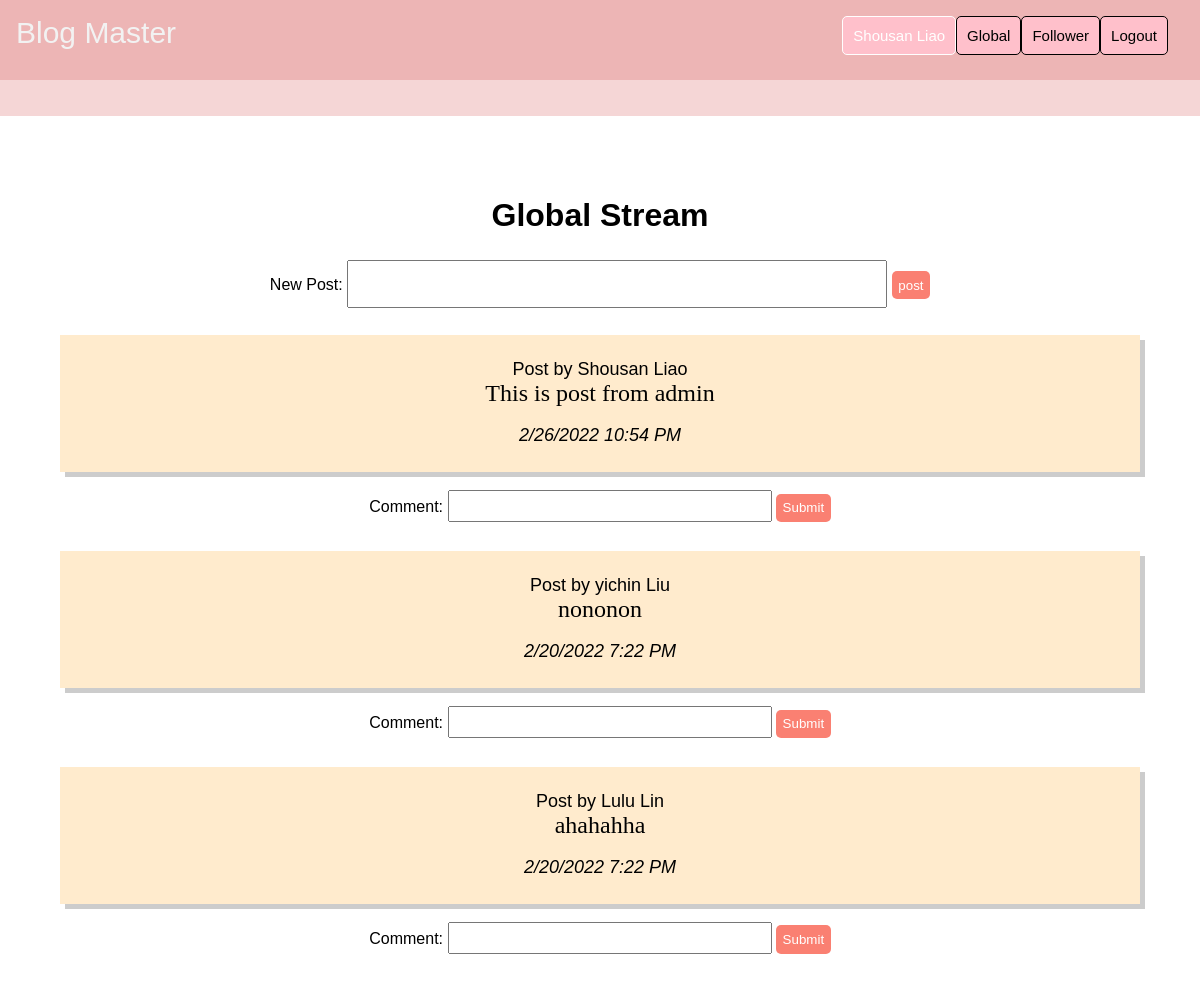
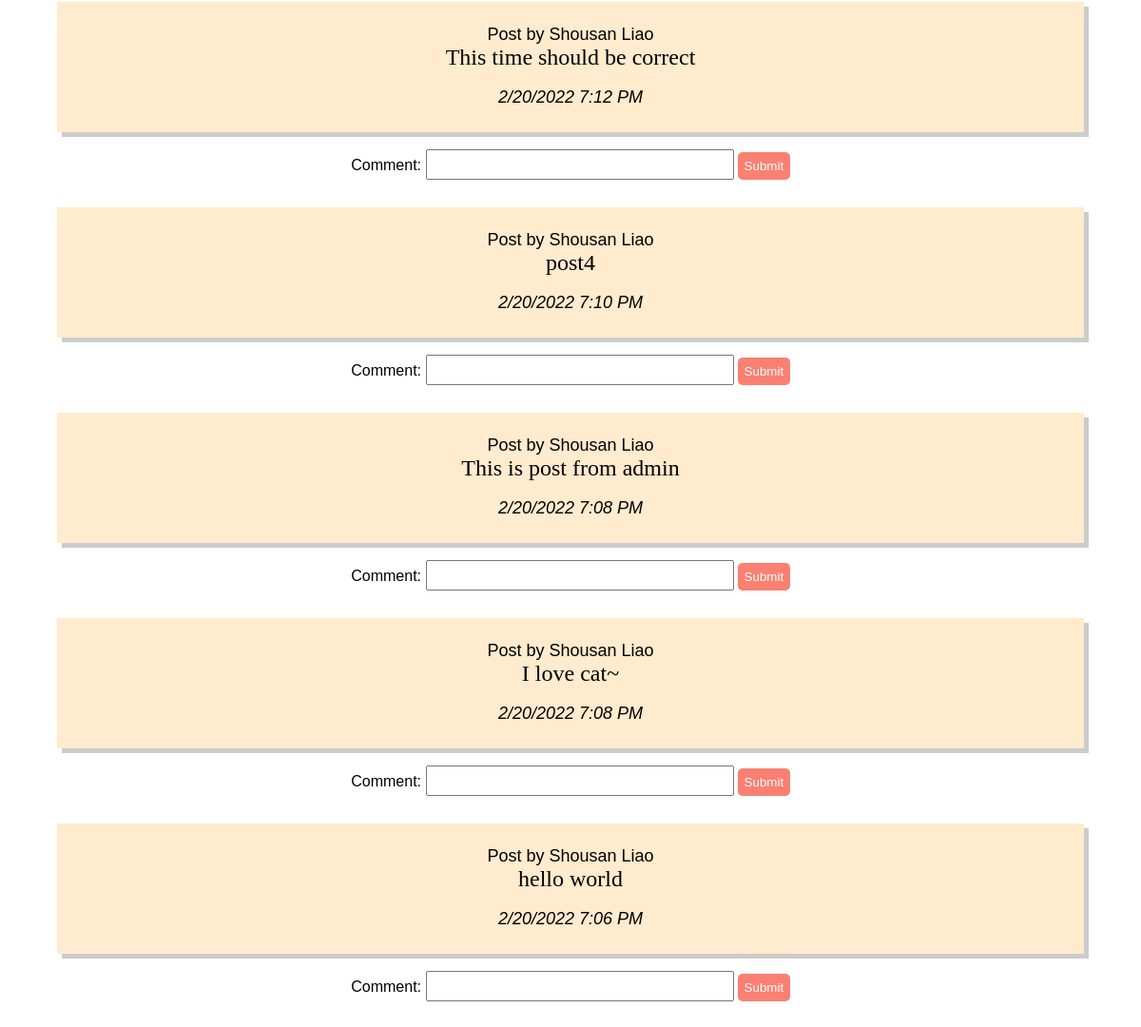
The app's page /socialnetwork/home (signed in) with its own data (2 pictures, top to bottom).
### socialnetwork/models.py (models this page shows, shortened)
class Post(models.Model):
    user = models.ForeignKey(User, default=None, on_delete=models.PROTECT)
    text = models.CharField(max_length=200)
    creation_time = models.DateTimeField()

### socialnetwork/views.py (the view, shortened to what this page needs)
# urls.py: path('home', views.home_action, name='home'),
@login_required
def home_action(request):
    context = {}
    if request.method == 'GET':
        context['posts'] = Post.objects.all().order_by('-creation_time')
        return render(request, 'socialnetwork/global.html', context)

### socialnetwork/templates/socialnetwork/global.html (shortened to what this page needs)
<html>
  <head>
    <link rel="stylesheet" href="/static/socialnetwork/global.css" />
  </head>
  <body>
    {% include './nav.html' %}
    {% block content %}
    <div class="back">
      <h1 id="id_page_name">Global Stream</h1>
      <div>
        <form method="POST">
          <label>New Post:</label>
          <input type="text" name="post_text" id="id_post_input_text" />
          <input type="submit" value="post" id="id_post_button" />
        </form>
      </div>
      {% for post in posts %}
        <div class="post" id="id_post_div_{{post.id}}">
          <p>
            <a class="post_profile" id="id_post_profile_{{post.id}}" style="None" href="{% url 'other' post.user.id %}">Post by {{post.user.first_name}} {{post.user.last_name}}</a><br>
            <span class="post_text" id="id_post_text_{{post.id}}">{{post.text}}</span>
          </p>
          <p class="post_date_time" id="id_post_date_time_{{post.id}}">{{post.creation_time|date:"n/j/Y g:i A"}}</p>
        </div>
        <div>
          <form action="">
            <label>Comment:</label>
            <input class="comment_input_text" type="text" id="id_comment_input_text_{{post.id}}" />
            <input type="submit" id="id_comment_button_{{post.id}}" />
          </form>
        </div>
      {% endfor %}
    {% endblock %}
  </body>
</html>

### socialnetwork/templates/socialnetwork/nav.html
<html>
  <head>
    <link rel="stylesheet" href="/static/socialnetwork/nav.css" />
  </head>
  <body>
    <div class="topnav" id="id_header_div">
      <a href="{% url 'home'%}" id="id_site_name">Blog Master</a>
      <div class="right-part">
          <a id="id_nav_profile" href= "{% url 'profile'%}">{{user.first_name}} {{user.last_name}}</a>
          <a id="id_nav_global_stream" href="{% url 'home'%}">Global</a>
          <a id="id_nav_follower_stream" href="{% url 'follower'%}">Follower</a>
          <a id="id_nav_logout" href="{% url 'logout'%}">Logout</a>
      </div>
    </div>
  </body>
</html>

### socialnetwork/static/socialnetwork/global.css (style rules this page uses)
html { box-sizing: border-box; background: rgb(245, 214, 214); font-family: Raleway, sans-serif; }
body { margin: 0; }
.back { padding: 5%; background: white; max-width: 70em; margin: 3% auto; box-shadow: 1em 1em 0 0 rgba(0, 0, 0, 0.2); text-align: center; }
#id_post_input_text { width: 50%; height: 3rem; padding: 0.2em; margin: 0.2em 0 0.6em; font-size: 1.2em; }
.comment_input_text { width: 30%; height: 2rem; padding: 0.2em; margin: 0.2em 0 0.6em; font-size: 1.2em; }
input[type="submit"] { background: salmon; border: none; margin: 1em 0; color: white; padding: 0.5em; border-radius: 5px; }
.post { background: blanchedalmond; padding: 0.5em; margin: 0.5em 0; box-shadow: 5px 5px 0 0 rgba(0, 0, 0, 0.2); }
.post_text { font-size: 24px; font-family: "Times New Roman" }
.post_profile { font-size: 18px; }
.post_date_time { font-size: 18px; font-style: italic; }

### socialnetwork/static/socialnetwork/nav.css (style rules this page uses)
html { box-sizing: border-box; background: rgb(245, 214, 214); font-family: Raleway, sans-serif; }
body { margin: 0; }
.topnav { overflow: hidden; height: 5rem; background-color: rgb(237, 181, 181); }
.topnav a { float: left; color: #f2f2f2; text-align: center; padding: 16px; text-decoration: none; font-size: 30px; }
a { color: inherit; text-decoration: inherit; }
.right-part { float: right; margin: 1rem 2rem; }
#id_nav_profile { font-size: 15px; color: white; }
.right-part a { background-color: pink; color: black; font-size: 15px; padding: 10px; border: 1px solid; border-radius: 5px; }

### records on screen
Post: user.first_name "Shousan", user.last_name "Liao", text "This is post from admin", creation_time "2/26/2022 10:54 PM"
Post: user.first_name "yichin", user.last_name "Liu", text "nononon", creation_time "2/20/2022 7:22 PM"
Post: user.first_name "Lulu", user.last_name "Lin", text "ahahahha", creation_time "2/20/2022 7:22 PM"
Post: user.first_name "Shousan", user.last_name "Liao", text "This time should be correct", creation_time "2/20/2022 7:12 PM"
Post: user.first_name "Shousan", user.last_name "Liao", text "post4", creation_time "2/20/2022 7:10 PM"
Post: user.first_name "Shousan", user.last_name "Liao", text "This is post from admin", creation_time "2/20/2022 7:08 PM"
Post: user.first_name "Shousan", user.last_name "Liao", text "I love cat~", creation_time "2/20/2022 7:08 PM"
Post: user.first_name "Shousan", user.last_name "Liao", text "hello world", creation_time "2/20/2022 7:06 PM"

### other values on screen
{{ user.first_name }} "Shousan"
{{ user.last_name }} "Liao"
